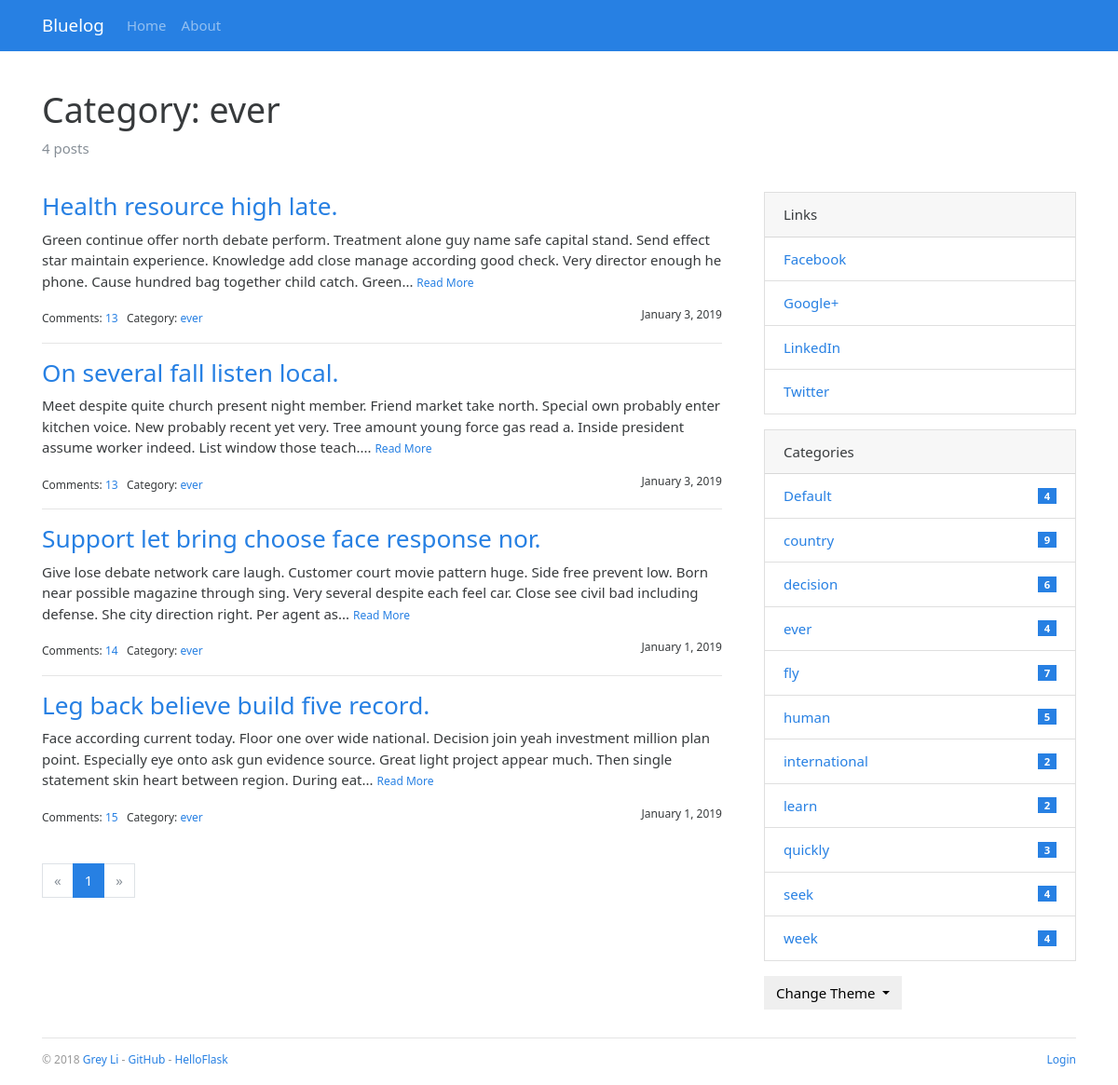
Page /category/2 on the committed database.
### ishareblog/models.py (models this page shows, shortened)
class Admin(db.Model, UserMixin):
    id = db.Column(db.Integer, primary_key=True)
    username = db.Column(db.String(20))
    password_hash = db.Column(db.String(128))
    blog_title = db.Column(db.String(60))
    blog_sub_title = db.Column(db.String(100))
    name = db.Column(db.String(30))
    about = db.Column(db.Text)

class Category(db.Model):
    id = db.Column(db.Integer, primary_key=True)
    name = db.Column(db.String(30), unique=True)
    posts = db.relationship('Post', back_populates='category')

class Post(db.Model):
    id = db.Column(db.Integer, primary_key=True)
    title = db.Column(db.String(60))
    body = db.Column(db.Text)
    timestamp = db.Column(db.DateTime, default=datetime.utcnow, index=True)
    can_comment = db.Column(db.Boolean, default=True)
    category_id = db.Column(db.Integer, db.ForeignKey('category.id'))
    category = db.relationship('Category', back_populates='posts')
    comments = db.relationship('Comment', back_populates='post', cascade='all, delete-orphan')

class Link(db.Model):
    id = db.Column(db.Integer, primary_key=True)
    name = db.Column(db.String(30))
    url = db.Column(db.String(255))

### ishareblog/blueprints/blog.py (the view)
@blog_bp.route('/category/<int:category_id>')
def show_category(category_id):
    category = Category.query.get_or_404(category_id)
    page = request.args.get('page', 1, type=int)
    per_page = current_app.config['BLUELOG_POST_PER_PAGE']
    pagination = Post.query.with_parent(category).order_by(Post.timestamp.desc()).paginate(page, per_page)
    posts = pagination.items
    return render_template('blog/category.html', category=category, pagination=pagination, posts=posts)

### ishareblog/__init__.py (called while the page is built)
def register_template_context(app):
    @app.context_processor
    def make_template_context():
        admin = Admin.query.first()
        categories = Category.query.order_by(Category.name).all()
        links = Link.query.order_by(Link.name).all()
        if current_user.is_authenticated:
            unread_comments = Comment.query.filter_by(reviewed=False).count()
        else:
            unread_comments = None
        return dict(
            admin=admin, categories=categories,
            links=links, unread_comments=unread_comments)

def register_request_handlers(app):
    @app.after_request
    def query_profiler(response):
        for q in get_debug_queries():
            if q.duration >= app.config['BLUELOG_SLOW_QUERY_THRESHOLD']:
                app.logger.warning(
                    'Slow query: Duration: %fs\n Context: %s\nQuery: %s\n '
                    % (q.duration, q.context, q.statement)
                )
        return response

### ishareblog/templates/blog/category.html (shortened to what this page needs)
{% extends 'base.html' %}
{% from 'bootstrap/pagination.html' import render_pagination %}
{% block content %}
    <div class="page-header">
        <h1>Category: {{ category.name }}</h1>
        <p class="text-muted">{{ category.posts|length }} posts</p>
    </div>
    <div class="row">
        <div class="col-sm-8">
            {% include "blog/_posts.html" %}
            <div class="page-footer">{{ render_pagination(pagination) }}</div>
        </div>
        <div class="col-sm-4 sidebar">
            {% include "blog/_sidebar.html" %}
        </div>
    </div>
{% endblock %}

### ishareblog/templates/base.html (shortened to what this page needs)
{% from 'bootstrap/nav.html' import render_nav_item %}
<!DOCTYPE html>
<html lang="en">
<head>
    {% block head %}
        <link rel="stylesheet"
              href="{{ url_for('static', filename='css/%s.min.css' % request.cookies.get('theme', 'perfect_blue')) }}"
              type="text/css">
        <link rel="stylesheet" href="{{ url_for('static', filename='css/style.css') }}" type="text/css">
    {% endblock head %}
</head>
<body>
{% block nav %}
    <nav class="navbar navbar-expand-lg navbar-dark bg-primary">
        <div class="container">
            <a class="navbar-brand" href="{{ url_for('blog.index') }}">{{ admin.blog_title }}</a>
            <div class="collapse navbar-collapse" id="navbarColor01">
                <ul class="navbar-nav mr-auto">
                    {{ render_nav_item('blog.index', 'Home') }}
                    {{ render_nav_item('blog.about', 'About') }}
                </ul>
            </div>
        </div>
    </nav>
{% endblock nav %}
<main class="container">
    {% block content %}{% endblock content %}
    {% block footer %}
        <footer>
            <p class="float-left">
                <small> &copy; 2018 <a href="http://greyli.com" title="Written by Grey Li">Grey Li</a> -
                    <a href="https://github.com/greyli/bluelog" title="Fork me on GitHub">GitHub</a> -
                    <a href="http://helloflask.com" title="A HelloFlask project">HelloFlask</a>
                </small>
            </p>
            <p class="float-right">
                <small>
                    {% if current_user.is_authenticated %}
                        <a href="{{ url_for('auth.logout', next=request.full_path) }}">Logout</a>
                    {% else %}
                        <a href="{{ url_for('auth.login', next=request.full_path) }}">Login</a>
                    {% endif %}
                </small>
            </p>
        </footer>
    {% endblock footer %}
</main>
</body>
</html>

### ishareblog/templates/blog/_posts.html (shortened to what this page needs)
{% if posts %}
    {% for post in posts %}
        <h3 class="text-primary"><a href="{{ url_for('.show_post', post_id=post.id) }}">{{ post.title }}</a></h3>
        <p>
            {{ post.body|striptags|truncate }}
            <small><a href="{{ url_for('.show_post', post_id=post.id) }}">Read More</a></small>
        </p>
        <small>
            Comments: <a href="{{ url_for('.show_post', post_id=post.id) }}#comments">{{ post.comments|length }}</a>&nbsp;&nbsp;
            Category: <a
                href="{{ url_for('.show_category', category_id=post.category.id) }}">{{ post.category.name }}</a>
            <span class="float-right">{{ moment(post.timestamp).format('LL') }}</span>
        </small>
        {% if not loop.last %}
            <hr>
        {% endif %}
    {% endfor %}
{% endif %}

### ishareblog/templates/blog/_sidebar.html (shortened to what this page needs)
{% if links %}
    <div class="card mb-3">
        <div class="card-header">Links</div>
        <ul class="list-group list-group-flush">
            {% for link in links %}
                <li class="list-group-item  list-group-item-action d-flex justify-content-between align-items-center">
                    <a href="{{ link.url }}" target="_blank">{{ link.name }}</a>
                </li>
            {% endfor %}
        </ul>
    </div>
{% endif %}
{% if categories %}
    <div class="card mb-3">
        <div class="card-header">Categories</div>
        <ul class="list-group list-group-flush">
            {% for category in categories %}
                <li class="list-group-item  list-group-item-action d-flex justify-content-between align-items-center">
                    <a href="{{ url_for('blog.show_category', category_id=category.id) }}">
                        {{ category.name }}
                    </a>
                    <span class="badge badge-primary badge-pill"> {{ category.posts|length }}</span>
                </li>
            {% endfor %}
        </ul>
    </div>
{% endif %}
<div class="dropdown">
    <button class="btn btn-default dropdown-toggle" type="button" id="dropdownMenuButton"
            data-toggle="dropdown" aria-haspopup="true" aria-expanded="false">
        Change Theme
    </button>
</div>

### ishareblog/static/css/style.css (style rules this page uses)
nav { margin-bottom: 20px; }
.page-header { padding-top: 20px; padding-bottom: 20px; }
.sidebar { padding-left: 30px; }
footer { margin-top: 30px; padding: 10px 0 40px; color: #999; border-top: 1px solid #e5e5e5; }
.page-footer { padding-top: 40px; }

### rows in the picture
Admin: blog_title "Bluelog"
Category: name "ever", posts|length "4"
Post: title "Health resource high late.", body "Green continue offer north debate perform. Treatment alone guy name safe capital stand. Send effect star maintain experience. Knowledge add close manage according good check. Very director enough he phone. Cause hundred bag together child catch. Green...", comments|length "13", category.name "ever", timestamp "January 3, 2019"
Post: title "On several fall listen local.", body "Meet despite quite church present night member. Friend market take north. Special own probably enter kitchen voice. New probably recent yet very. Tree amount young force gas read a. Inside president assume worker indeed. List window those teach....", comments|length "13", category.name "ever", timestamp "January 3, 2019"
Post: title "Support let bring choose face response nor.", body "Give lose debate network care laugh. Customer court movie pattern huge. Side free prevent low. Born near possible magazine through sing. Very several despite each feel car. Close see civil bad including defense. She city direction right. Per agent as...", comments|length "14", category.name "ever", timestamp "January 1, 2019"
Post: title "Leg back believe build five record.", body "Face according current today. Floor one over wide national. Decision join yeah investment million plan point. Especially eye onto ask gun evidence source. Great light project appear much. Then single statement skin heart between region. During eat...", comments|length "15", category.name "ever", timestamp "January 1, 2019"
Link: name "Facebook"
Link: name "Google+"
Link: name "LinkedIn"
Link: name "Twitter"
Category: name "Default", posts|length "4"
Category: name "country", posts|length "9"
Category: name "decision", posts|length "6"
Category: name "fly", posts|length "7"
Category: name "human", posts|length "5"
Category: name "international", posts|length "2"
Category: name "learn", posts|length "2"
Category: name "quickly", posts|length "3"
Category: name "seek", posts|length "4"
Category: name "week", posts|length "4"

### other values in the picture
{{ render_nav_item('blog.index', 'Home') }} "Home"
{{ render_nav_item('blog.about', 'About') }} "About"
{{ category.posts|length }} "4"
{{ render_pagination(pagination) }} "« 1 »"
